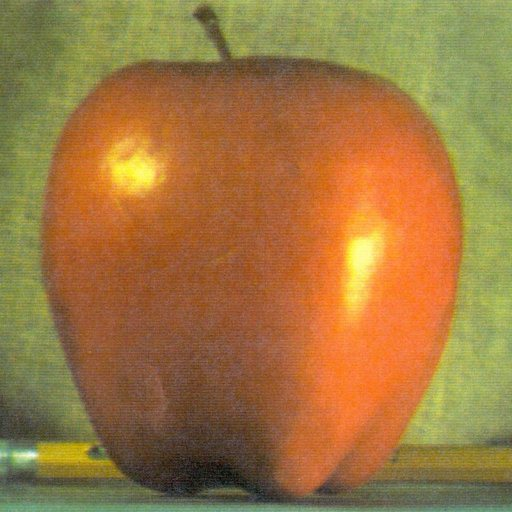
#> input picture HW3_ImageBlending/code/1.jpg, 512 x 512 px
$ python '2 band blending.py'   (Python 2 division)   (older library calls are emulated)
#> lines starting #> are read from the running program, lines starting #| are printed output that depends on the picture; after the words box and inside, x2 and y2 are one past the last pixel; in counts of white or black regions, pixels touching at a corner belong together
# -*- coding: utf-8 -*-
"""
Created on Fri Mar  6 21:41:38 2015

@author: Wenyan Bi
"""

import numpy as np
from scipy import misc
import matplotlib.pyplot as plt
from scipy import ndimage
from PIL import Image


def gauss(shape,sigma):
    m,n = [(ss-1.)/2. for ss in shape]
    y,x = np.ogrid[-m:m+1,-n:n+1]
    h = np.exp( -(x*x + y*y) / (2.*sigma*sigma) )
    h[ h < np.finfo(h.dtype).eps*h.max() ] = 0
    sumh = h.sum()
    if sumh != 0:
        h=h/sumh
    return h


def fft_color (img, filterm):
    pixels=img.load()
    m=img.size[0]
    n=img.size[1]

   ######## seperate r,g,b
    r=np.zeros((m,n))
    g=np.zeros((m,n))
    b=np.zeros((m,n))

    for i in range (m):
        for j in range (n):
            r[i,j],g[i,j],b[i,j]=pixels[i,j]

   #### FFT to R,G,B, & filter seperately
    fr = np.fft.fft2(r)
    fr = np.fft.fftshift(fr)
    fg = np.fft.fft2(g)
    fg = np.fft.fftshift(fg)
    fb = np.fft.fft2(b)
    fb = np.fft.fftshift(fb)
    ffilter=np.fft.fft2(filterm)
    ffilter=np.fft.fftshift(ffilter)
    ffilter=np.abs(ffilter)


   ### convolve:  FFT multiple
   #convolve
    red1=ffilter*fr
    green1=ffilter*fg
    blue1=ffilter*fb

   #image_back
    img_reda=np.fft.ifftshift(red1)
    img_red=np.fft.ifft2(img_reda)
    img_red=np.abs(img_red)

    img_greena=np.fft.ifftshift(green1)
    img_green = np.fft.ifft2(img_greena)
    img_green = np.abs(img_green)

    img_bluea=np.fft.ifftshift(blue1)
    img_blue = np.fft.ifft2(img_bluea)
    img_blue= np.abs(img_blue)


   ######## combine r,g,b
    finalimg=Image.new( 'RGB', (m,n), "white")
    pixel=finalimg.load()

    for i in range(m):
        for j in range(n):
            pixel[i,j]=int(img_red[i,j]),int(img_green[i,j]),int(img_blue[i,j])

    return finalimg, pixel


img1 = Image.open('1.jpg')
#> img1 is the input picture: PIL image 512x512 RGB; mean R, G, B 159.1, 119.7, 64.8
img2 = Image.open('2.jpg')
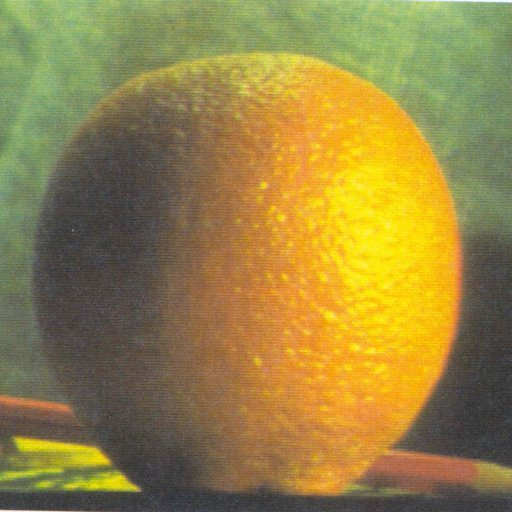
#> input picture HW3_ImageBlending/code/2.jpg, 512 x 512 px
#> img2 is the input picture: PIL image 512x512 RGB; mean R, G, B 150.2, 131.8, 69.2
mask = misc.imread('mask.jpg',flatten=1)
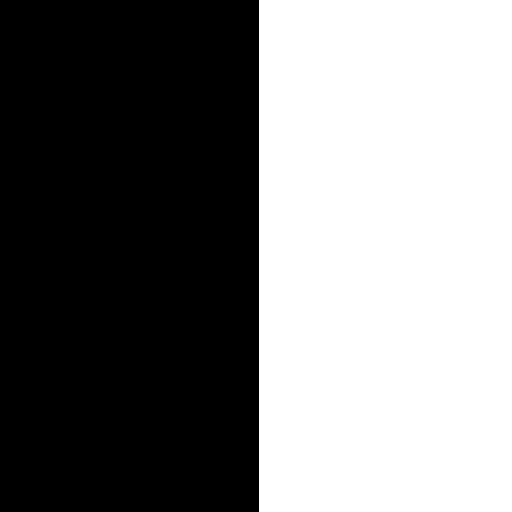
#> input picture HW3_ImageBlending/code/mask.jpg, 512 x 512 px
#> mask: shape (512, 512) float32; min 0, max 255, mean 126

m,n=img1.size[0],img1.size[1]
#> m = 512; n = 512

filterlow1=gauss ((img1.size[0],img1.size[1]),0.1)
filterhigh1=np.zeros(shape=(img1.size[0],img1.size[1]))
filterhigh1[img1.size[0]/2,img1.size[1]/2]=1
filterhigh1=filterhigh1-filterlow1


filterlow2=gauss ((img2.size[0],img2.size[1]),0.1)
filterhigh2=np.zeros(shape=(img2.size[0],img2.size[1]))
filterhigh2[img2.size[0]/2,img2.size[1]/2]=1
filterhigh2=filterhigh2-filterlow2

N=50
kernel=np.ones((N,N))
kernel=1.0*kernel/(N*N)
lmask=ndimage.filters.convolve(mask,kernel, mode='nearest')
mask=1.0*mask/255
lmask=1.0*lmask/255

img1h,pixel1h=fft_color(img1,filterhigh1)
#> after the loop in fft_color, `for i in range (m):`:
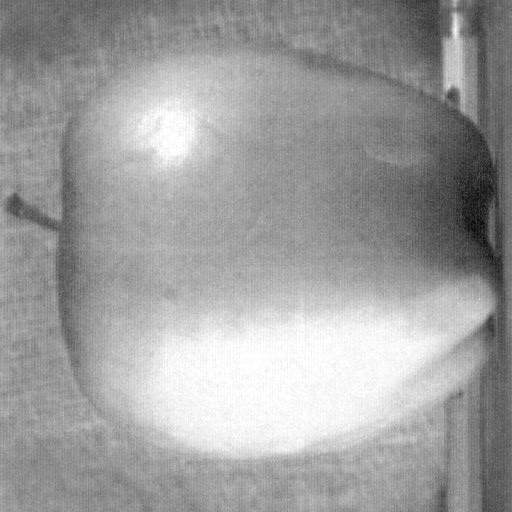
#> r: shape (512, 512) float64; min 7, max 255, mean 159.1
#> in fft_color, `finalimg=Image.new( 'RGB', (m,n), "white")`: finalimg: PIL image 512x512 RGB; every value is 255
img2h,pixel2h=fft_color(img2,filterhigh2)
#> after the loop in fft_color (call 2), `for i in range (m):`:
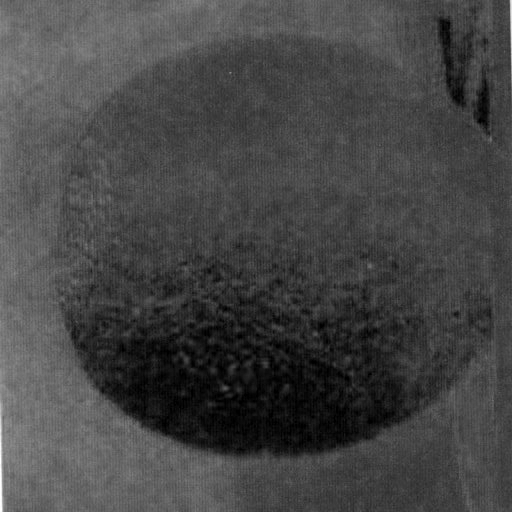
#> b: shape (512, 512) float64; min 0, max 255, mean 69.2
#> after the loop in fft_color (call 2), `for i in range (m):`:
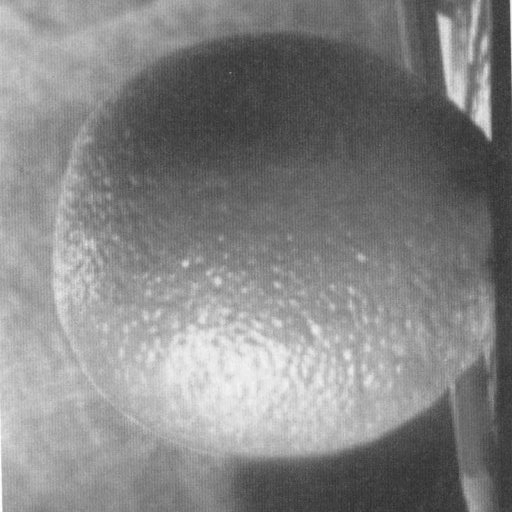
#> g: shape (512, 512) float64; min 43, max 255, mean 131.8
#> after the loop in fft_color (call 2), `for i in range (m):`:
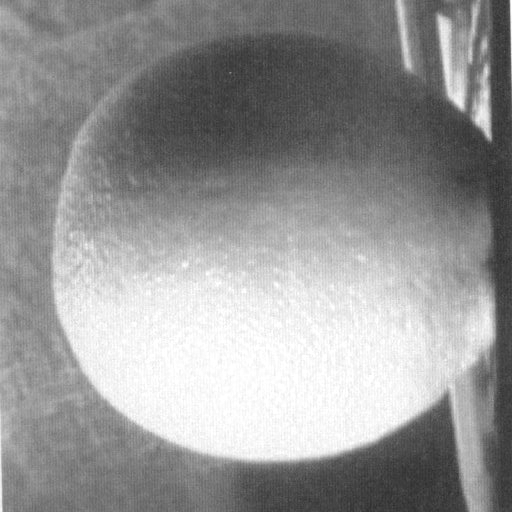
#> r: shape (512, 512) float64; min 43, max 255, mean 150.2

img1l,pixel1l=fft_color(img1,filterlow1)
#> in fft_color (call 3), `ffilter=np.fft.fft2(filterm)`: filterm: shape (512, 512) float64; values 0 (black) and 0.25 (white), 0% white in thin lines or dots, all inside (x1, y1, x2, y2) = (255, 255, 257, 257)
img2l,pixel2l=fft_color(img2,filterlow2)

img2band=Image.new('RGB',(m,n),'black')
#> img2band: PIL image 512x512 RGB; every value is 0
pixel=img2band.load()

for i in range(m):
    for j in range(n):
        r1h,g1h,b1h=pixel1h[i,j]
        r2h,g2h,b2h=pixel2h[i,j]
        r1l,g1l,b1l=pixel1l[i,j]
        r2l,g2l,b2l=pixel2l[i,j]

        r=r1h*mask[j,i]+r2h*(1-mask[j,i])+r1l*lmask[j,i]+r2l*(1-lmask[j,i])
        g=g1h*mask[j,i]+g2h*(1-mask[j,i])+g1l*lmask[j,i]+g2l*(1-lmask[j,i])
        b=b1h*mask[j,i]+b2h*(1-mask[j,i])+b1l*lmask[j,i]+b2l*(1-lmask[j,i])

        pixel[i,j]=int(r),int(g),int(b)


plt.imshow(img2band)
plt.show()
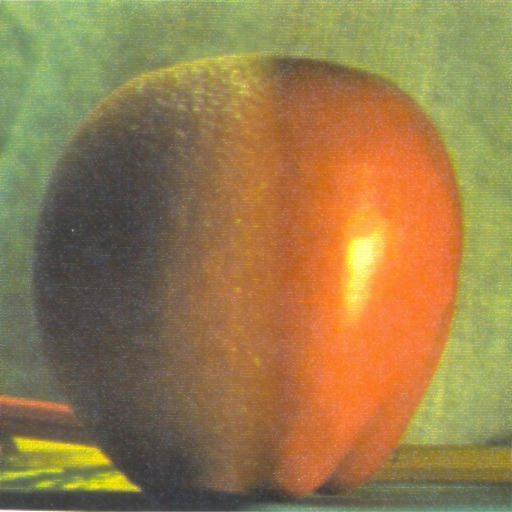
#> shown: shape (512, 512, 3); mean R, G, B 151.3, 123.9, 75.8
misc.imsave('2band.jpg',img2band)
